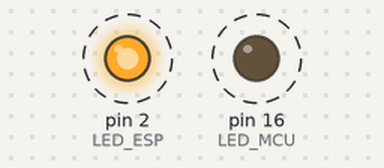
A sketch run on a simulated Arduino Uno, built with avr-gcc and run on an emulated ATmega328P. Shown: output pins drawn as LEDs (lit = HIGH). Dashed ring = blinking.

Above: at 0.5 s.
Timing chart, 0 to 4.6 s (numbered marks = the images above):
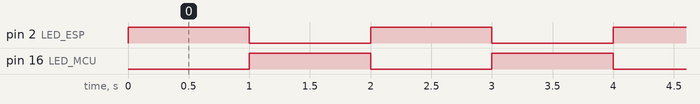

The sketch:

ESP8266_InteractiveFlashing.ino
```cpp
/*
 * For NodeMCU
 */

#define LED_ESP   2
#define LED_MCU  16


void setup()
{
  pinMode(LED_ESP, OUTPUT);
  pinMode(LED_MCU, OUTPUT);
}

// the loop function runs over and over again forever
void loop() {
  digitalWrite(LED_MCU, LOW);   // Turn the MCU LED on
  digitalWrite(LED_ESP, HIGH);  // Turn the ESP LED of

  delay(1000);                  // Wait for a second
  digitalWrite(LED_MCU, HIGH);  // Turn the MCU LED off
  digitalWrite(LED_ESP, LOW);   // Turn the ESP LED on
  delay(1000);
}
```

Measured:
- by itself, pin 2 (LED_ESP), pin 16 (LED_MCU): alternates HIGH for 1.0 s and LOW for 1.0 s
